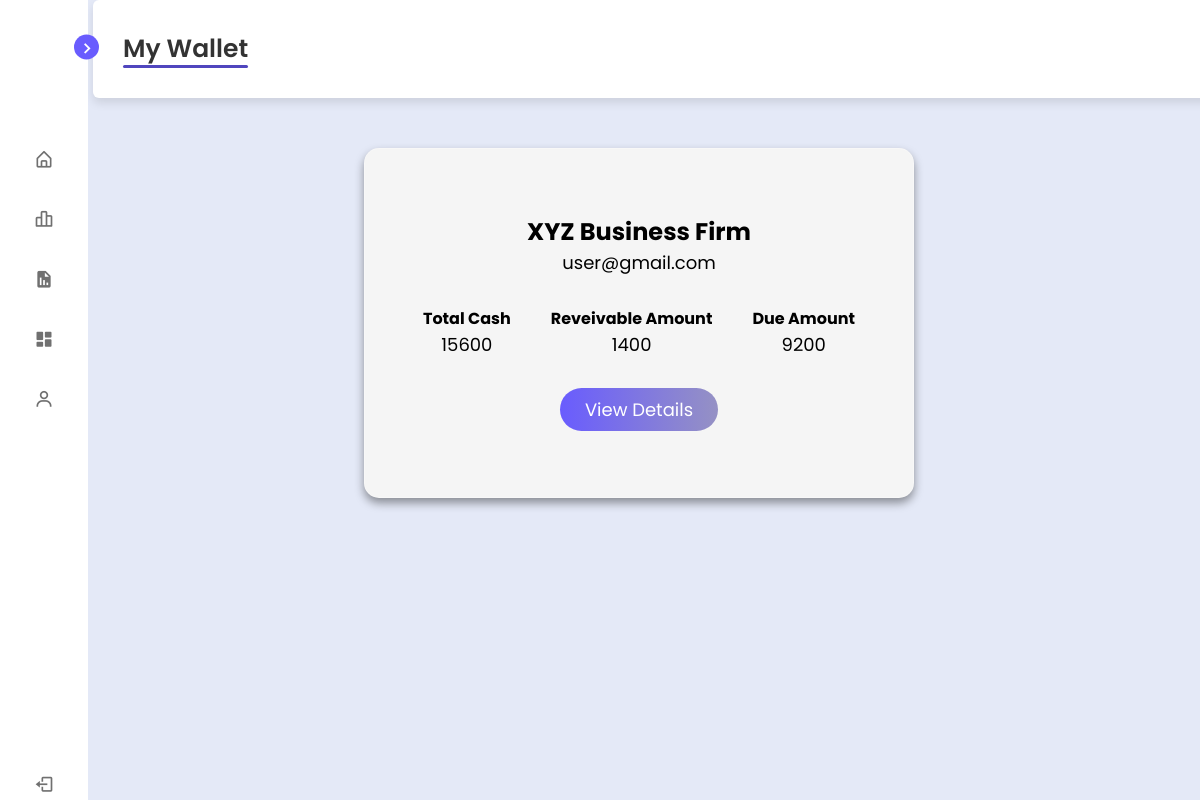
Page /profile.php (signed in) on the earlier database version.
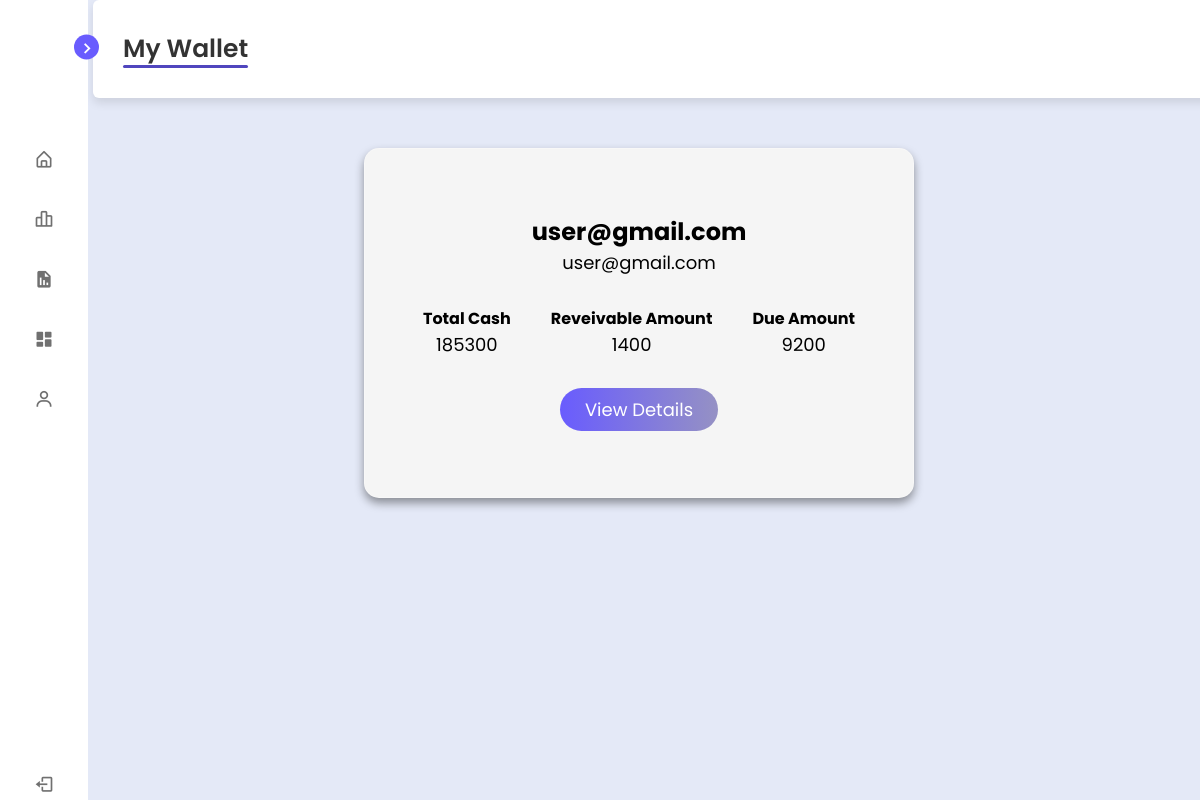
Same page on the later database version.
### tables this page shows
CREATE TABLE `user` (
  `userID` int(11) NOT NULL,
  `email` varchar(255) NOT NULL,
  `password` mediumtext NOT NULL,
  `name` varchar(255) NOT NULL
);

### profilecon.php (called while the page is built, shortened)
<?php
global $conn;
function userID() {
    global $userID;
    if (!isset($_SESSION['userID'])) {
        header("location:login.php");
        die();
    } else {
        $userID = $_SESSION["userID"];
    }
    return $userID;
}
function Data_display()
{
    global $conn;
    $user = userID();
    $query = "SELECT * from user WHERE userID = '$user';";
    $result = mysqli_query($conn, $query);
    return $result;
}
function total_cash()
{
    global $conn;
    $query = "SELECT SUM(CASE WHEN t.tAccCode = 'A004' AND d.dAccCode = 'A001' THEN ABS(d.amount)
                              ELSE d.amount END) as total
              FROM transactions t
              JOIN details d ON t.tNo = d.dTNo
              JOIN accountsname act ON act.accCode = t.tAccCode
              JOIN accountsname acd ON acd.accCode = d.dAccCode
              WHERE (act.accName = 'cash' OR acd.accName = 'cash')
              AND t.tuID = '1';";
    $result = mysqli_query($conn, $query);
    while($row = mysqli_fetch_assoc($result))
    {
        $total = $row['total'];
    }
    return $total;
}
function total_receivable()
{
    global $conn;
    $user = userID();
    $query = "SELECT SUM(d.amount) as total
                FROM transactions t
                JOIN details d ON t.tNo = d.dTNo
                JOIN accountsname act ON act.accCode = t.tAccCode
                JOIN accountsname acd ON acd.accCode = d.dAccCode
                WHERE (act.accName = 'account receivable' OR acd.accName = 'account receivable')
                    AND t.tuID = '$user';";
    $result = mysqli_query($conn, $query);
    while($row = mysqli_fetch_assoc($result))
    {
        $total = $row['total'];
    }
    return $total;
}
function total_due()
{
    global $conn;
    $user = userID();
    $query = "SELECT SUM(d.amount) as total
                FROM transactions t
                JOIN details d ON t.tNo = d.dTNo
                JOIN accountsname act ON act.accCode = t.tAccCode
                JOIN accountsname acd ON acd.accCode = d.dAccCode
                WHERE (act.accName = 'accounts payable' OR acd.accName = 'accounts payable')
                    OR (act.accName = 'notes payable' OR acd.accName = 'notes payable')
                    AND t.tuID = '$user';";
    $result = mysqli_query($conn, $query);
    while($row = mysqli_fetch_assoc($result))
    {
        $total = $row['total'];
    }
    return $total;
}
?>

### profile.php (the view, shortened to what this page needs)
<?php
require_once 'profilecon.php';
$cash = total_cash();
$rec = total_receivable();
$due = total_due();
$res = Data_display();
include("header.php");
include("footer.php");
?>
<section class="home">
    <div class="container">
        <header class="running-underline">My Wallet</header>
    </div>
    <?php while($row = mysqli_fetch_assoc($res)){
      $name = $row['name'];
      $email = $row['email'];
    ?>
    <div class="profile-card">
    <div class="data">
      <h1><?php echo $name; ?></h1>
      <span style="font-size: 18px;"><?php echo $email; ?></span>
    </div>
    <?php
    }
    ?>
    <div class="row">
      <div class="info">
        <h4>Total Cash</h4>
        <span style="font-size: 18px;"><?php echo $cash; ?></span>
      </div>
      <div class="info">
        <h4>Reveivable Amount</h4>
        <span style="font-size: 18px;"><?php echo $rec; ?></span>
      </div>
      <div class="info">
        <h4>Due Amount</h4>
        <span style="font-size: 18px;"><?php echo $due; ?></span>
      </div>
    </div>
    <div class="buttons">
      <a href="entries.php" class="btn">View Details</a>
    </div>
  </div>
</section>

Differences in the rows shown:
changed user "user@gmail.com": name "XYZ Business Firm" → "user@gmail.com"
Other differences:
$cash: "15600" → "185300"
